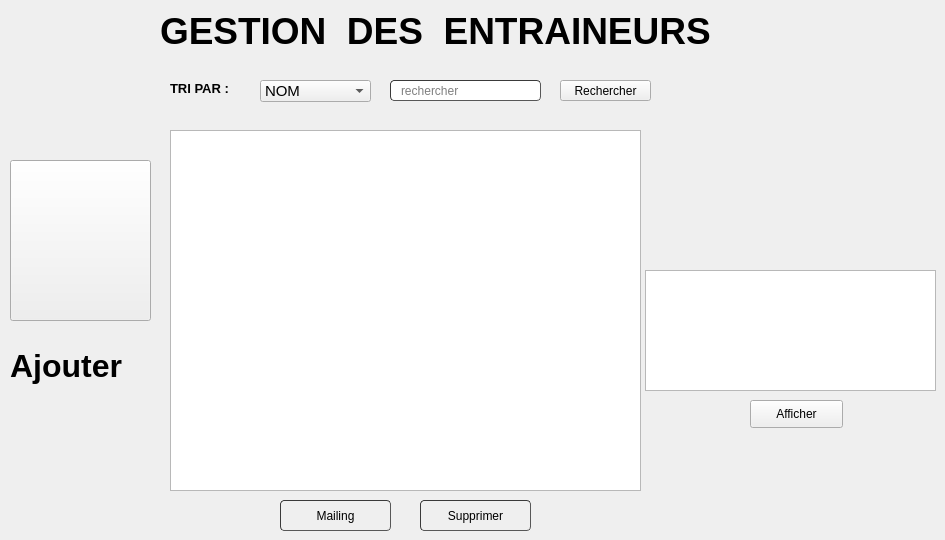
       <widget class="QWidget" name="page_22">
        <widget class="QLabel" name="label_72">
         <property name="geometry">
          <rect>
           <x>160</x>
           <y>10</y>
           <width>731</width>
           <height>41</height>
          </rect>
         </property>
         <property name="font">
          <font>
           <family>MS Shell Dlg 2</family>
           <pointsize>28</pointsize>
           <weight>75</weight>
           <bold>true</bold>
          </font>
         </property>
         <property name="text">
          <string>GESTION  DES  ENTRAINEURS</string>
         </property>
        </widget>
        <widget class="QLabel" name="label_73">
         <property name="geometry">
          <rect>
           <x>170</x>
           <y>80</y>
           <width>81</width>
           <height>16</height>
          </rect>
         </property>
         <property name="font">
          <font>
           <pointsize>10</pointsize>
           <weight>75</weight>
           <bold>true</bold>
          </font>
         </property>
         <property name="text">
          <string>TRI PAR :</string>
         </property>
        </widget>
        <widget class="QComboBox" name="tri_e">
         <property name="geometry">
          <rect>
           <x>260</x>
           <y>80</y>
           <width>111</width>
           <height>22</height>
          </rect>
         </property>
         <property name="font">
          <font>
           <pointsize>11</pointsize>
          </font>
         </property>
         <property name="styleSheet">
          <string notr="true"/>
         </property>
         <item>
          <property name="text">
           <string>NOM</string>
          </property>
         </item>
         <item>
          <property name="text">
           <string>PRENOM</string>
          </property>
         </item>
         <item>
          <property name="text">
           <string>DATE</string>
          </property>
         </item>
        </widget>
        <widget class="QPushButton" name="search_e">
         <property name="geometry">
          <rect>
           <x>560</x>
           <y>80</y>
           <width>91</width>
           <height>21</height>
          </rect>
         </property>
         <property name="font">
          <font>
           <pointsize>9</pointsize>
          </font>
         </property>
         <property name="text">
          <string>Rechercher</string>
         </property>
         <property name="iconSize">
          <size>
           <width>20</width>
           <height>20</height>
          </size>
         </property>
        </widget>
        <widget class="QPushButton" name="supprimer_e">
         <property name="geometry">
          <rect>
           <x>420</x>
           <y>500</y>
           <width>111</width>
           <height>31</height>
          </rect>
         </property>
         <property name="styleSheet">
          <string notr="true">	border-width: 1px; border-radius: 4px;
	border-color: rgb(58, 58, 58);
	border-style: inset;
	padding: 0 8px;


	selection-color: rgb(60, 63, 65);</string>
         </property>
         <property name="text">
          <string>Supprimer</string>
         </property>
         <property name="icon">
          <iconset>
           <normaloff>:/logo/delete.png</normaloff>:/logo/delete.png</iconset>
         </property>
        </widget>
        <widget class="QPushButton" name="mailing_e">
         <property name="geometry">
          <rect>
           <x>280</x>
           <y>500</y>
           <width>111</width>
           <height>31</height>
          </rect>
         </property>
         <property name="styleSheet">
          <string notr="true">	border-width: 1px; border-radius: 4px;
	border-color: rgb(58, 58, 58);
	border-style: inset;
	padding: 0 8px;


	selection-color: rgb(60, 63, 65);</string>
         </property>
         <property name="text">
          <string>Mailing</string>
         </property>
         <property name="icon">
          <iconset>
           <normaloff>:/logo/delete.png</normaloff>:/logo/delete.png</iconset>
         </property>
        </widget>
        <widget class="QLineEdit" name="recherche_e">
         <property name="geometry">
          <rect>
           <x>390</x>
           <y>80</y>
           <width>151</width>
           <height>21</height>
          </rect>
         </property>
         <property name="styleSheet">
          <string notr="true">	border-width: 1px; border-radius: 4px;
	border-color: rgb(58, 58, 58);
	border-style: inset;
	padding: 0 8px;


	selection-background-color: rgb(187, 187, 187);
	selection-color: rgb(60, 63, 65);</string>
         </property>
         <property name="placeholderText">
          <string>rechercher</string>
         </property>
        </widget>
        <widget class="QTableView" name="tableView_e">
         <property name="geometry">
          <rect>
           <x>170</x>
           <y>130</y>
           <width>471</width>
           <height>361</height>
          </rect>
         </property>
         <property name="styleSheet">
          <string notr="true">gridline-color: rgb(102, 153, 153);</string>
         </property>
        </widget>
        <widget class="QPushButton" name="entraineur_ajout">
         <property name="geometry">
          <rect>
           <x>10</x>
           <y>160</y>
           <width>141</width>
           <height>161</height>
          </rect>
         </property>
         <property name="text">
          <string/>
         </property>
         <property name="icon">
          <iconset>
           <normaloff>:/icons/icons8_add_user_male_200px.png</normaloff>:/icons/icons8_add_user_male_200px.png</iconset>
         </property>
         <property name="iconSize">
          <size>
           <width>150</width>
           <height>150</height>
          </size>
         </property>
         <property name="autoDefault">
          <bool>false</bool>
         </property>
        </widget>
        <widget class="QLabel" name="label_74">
         <property name="geometry">
          <rect>
           <x>10</x>
           <y>340</y>
           <width>131</width>
           <height>51</height>
          </rect>
         </property>
         <property name="font">
          <font>
           <family>MS Shell Dlg 2</family>
           <pointsize>24</pointsize>
           <weight>75</weight>
           <bold>true</bold>
          </font>
         </property>
         <property name="text">
          <string>Ajouter </string>
         </property>
        </widget>
        <widget class="QTableView" name="test">
         <property name="geometry">
          <rect>
           <x>645</x>
           <y>270</y>
           <width>291</width>
           <height>121</height>
          </rect>
         </property>
        </widget>
        <widget class="QPushButton" name="afficher">
         <property name="geometry">
          <rect>
           <x>750</x>
           <y>400</y>
           <width>93</width>
           <height>28</height>
          </rect>
         </property>
         <property name="text">
          <string>Afficher</string>
         </property>
        </widget>
       </widget>
